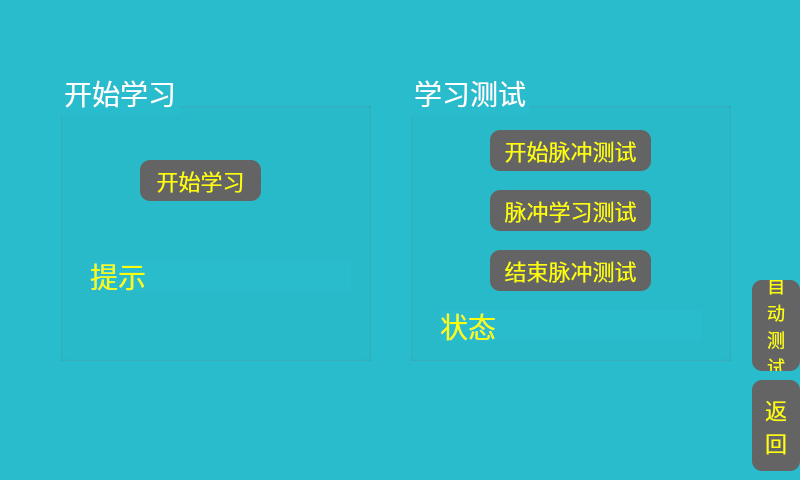
<?xml version="1.0" encoding="UTF-8"?>
<ui version="4.0">
 <class>BTSRStartStudy</class>
 <widget class="QDialog" name="BTSRStartStudy">
  <property name="geometry">
   <rect>
    <x>0</x>
    <y>0</y>
    <width>800</width>
    <height>480</height>
   </rect>
  </property>
  <property name="windowTitle">
   <string>Dialog</string>
  </property>
  <property name="styleSheet">
   <string notr="true">QWidget{
background-color: rgb(41, 188, 204);
color:white;
font-size:28px;
}
QToolButton{
background-color:transparent;
color:white;
font-size:24px;
border:1px solid white;
}
QLabel{
color:white;
font-size:28px;
}</string>
  </property>
  <widget class="QPushButton" name="return_btn">
   <property name="geometry">
    <rect>
     <x>752</x>
     <y>380</y>
     <width>48</width>
     <height>91</height>
    </rect>
   </property>
   <property name="font">
    <font>
     <pointsize>-1</pointsize>
    </font>
   </property>
   <property name="styleSheet">
    <string notr="true">border-radius:10;background-color: rgb(100, 100, 100);font-size:22px;color:rgb(255, 255, 0);

</string>
   </property>
   <property name="text">
    <string>返
回</string>
   </property>
  </widget>
  <widget class="QGroupBox" name="groupBox">
   <property name="geometry">
    <rect>
     <x>60</x>
     <y>70</y>
     <width>311</width>
     <height>291</height>
    </rect>
   </property>
   <property name="title">
    <string>开始学习</string>
   </property>
   <widget class="QPushButton" name="pushButton_study">
    <property name="geometry">
     <rect>
      <x>80</x>
      <y>90</y>
      <width>121</width>
      <height>41</height>
     </rect>
    </property>
    <property name="styleSheet">
     <string notr="true">border-radius:10;background-color: rgb(100, 100, 100);font-size:22px;color:rgb(255, 255, 0);

</string>
    </property>
    <property name="text">
     <string>开始学习</string>
    </property>
   </widget>
   <widget class="QLabel" name="label_3">
    <property name="geometry">
     <rect>
      <x>30</x>
      <y>190</y>
      <width>261</width>
      <height>31</height>
     </rect>
    </property>
    <property name="styleSheet">
     <string notr="true">color:yellow;</string>
    </property>
    <property name="text">
     <string>提示</string>
    </property>
   </widget>
  </widget>
  <widget class="QGroupBox" name="groupBox_2">
   <property name="geometry">
    <rect>
     <x>410</x>
     <y>70</y>
     <width>321</width>
     <height>291</height>
    </rect>
   </property>
   <property name="title">
    <string>学习测试</string>
   </property>
   <widget class="QPushButton" name="pushButton_startplustest">
    <property name="geometry">
     <rect>
      <x>80</x>
      <y>60</y>
      <width>161</width>
      <height>41</height>
     </rect>
    </property>
    <property name="styleSheet">
     <string notr="true">border-radius:10;background-color: rgb(100, 100, 100);font-size:22px;color:rgb(255, 255, 0);

</string>
    </property>
    <property name="text">
     <string>开始脉冲测试</string>
    </property>
   </widget>
   <widget class="QPushButton" name="pushButton_plusstudytest">
    <property name="geometry">
     <rect>
      <x>80</x>
      <y>120</y>
      <width>161</width>
      <height>41</height>
     </rect>
    </property>
    <property name="styleSheet">
     <string notr="true">border-radius:10;background-color: rgb(100, 100, 100);font-size:22px;color:rgb(255, 255, 0);

</string>
    </property>
    <property name="text">
     <string>脉冲学习测试</string>
    </property>
   </widget>
   <widget class="QPushButton" name="pushButton_stopplustest">
    <property name="geometry">
     <rect>
      <x>80</x>
      <y>180</y>
      <width>161</width>
      <height>41</height>
     </rect>
    </property>
    <property name="styleSheet">
     <string notr="true">border-radius:10;background-color: rgb(100, 100, 100);font-size:22px;color:rgb(255, 255, 0);

</string>
    </property>
    <property name="text">
     <string>结束脉冲测试</string>
    </property>
   </widget>
   <widget class="QLabel" name="label_4">
    <property name="geometry">
     <rect>
      <x>30</x>
      <y>240</y>
      <width>261</width>
      <height>31</height>
     </rect>
    </property>
    <property name="styleSheet">
     <string notr="true">color:yellow;</string>
    </property>
    <property name="text">
     <string>状态</string>
    </property>
   </widget>
  </widget>
  <widget class="QPushButton" name="return_autotest">
   <property name="geometry">
    <rect>
     <x>752</x>
     <y>280</y>
     <width>48</width>
     <height>91</height>
    </rect>
   </property>
   <property name="font">
    <font>
     <pointsize>-1</pointsize>
    </font>
   </property>
   <property name="styleSheet">
    <string notr="true">QPushButton{
border-radius:10;background-color: rgb(100, 100, 100);font-size:18px;color:rgb(255, 255, 0);}
QPushButton::checked{
color:red;}

</string>
   </property>
   <property name="text">
    <string>自
动
测
试</string>
   </property>
   <property name="checkable">
    <bool>true</bool>
   </property>
   <property name="checked">
    <bool>false</bool>
   </property>
  </widget>
 </widget>
 <resources/>
 <connections/>
</ui>
